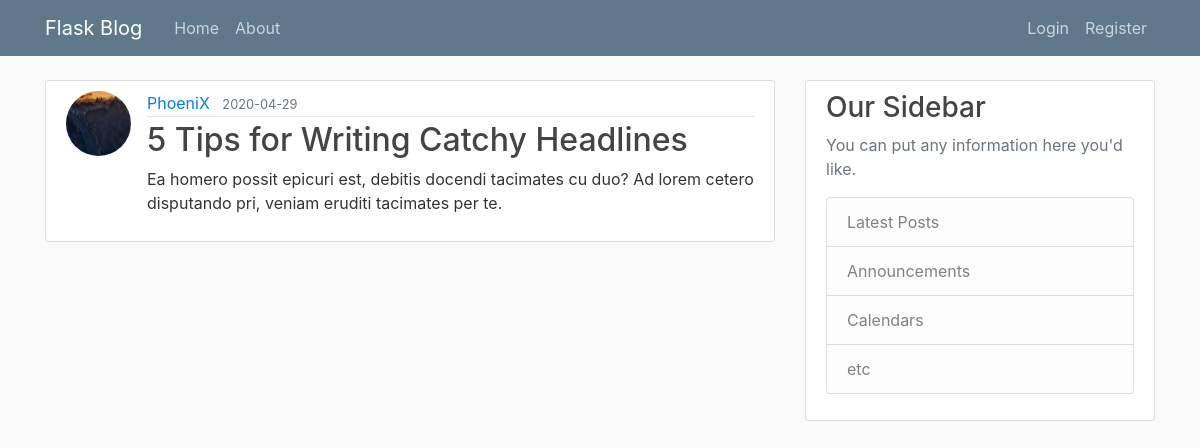
Screenshot of /post/20 with the database file from the repository.
### flask_blog/models.py (models this page shows, shortened)
class User(db.Model, UserMixin):
    id = db.Column(db.Integer, primary_key=True)
    username = db.Column(db.String, unique=True, nullable = False)
    email = db.Column(db.String, unique = True, nullable = False)
    image_file = db.Column(db.String, nullable = False, default="default.jpg")
    password = db.Column(db.String, nullable = False)
    posts = db.relationship('Post', backref="author", lazy=True)

class Post(db.Model):
    id = db.Column(db.Integer, primary_key=True)
    title = db.Column(db.String, nullable = False)
    date_posted = db.Column(db.DateTime, nullable = False, default = datetime.utcnow)
    content = db.Column(db.Text, nullable = False)
    author_id = db.Column(db.Integer, db.ForeignKey('user.id'), nullable=False)

### flask_blog/routes.py (the view)
@app.route("/post/<int:post_id>")
def post(post_id):
    post = Post.query.get_or_404(post_id)
    return render_template("post.html", post=post)

### flask_blog/templates/post.html (shortened to what this page needs)
{% extends "base.html" %}
{% block content %}
    <article class="media content-section">
        <img class="rounded-circle article-img" src="{{ url_for('static', filename='profile_pic/'+ post.author.image_file) }}" alt="">
        <div class="media-body">
            <div class="article-metadata">
            <a class="mr-2" href="#">{{ post.author.username }}</a>
            <small class="text-muted">{{ post.date_posted.strftime('%Y-%m-%d') }}</small>
            </div>
            <h2 class="article-title">{{ post.title }}</h2>
            <p class="article-content">{{ post.content }}</p>
        </div>
    </article>
{% endblock content %}

### flask_blog/static/main.css (style rules this page uses)
body { background: #fafafa; color: #333333; margin-top: 5rem; }
h1, h2, h3, h4, h5, h6 { color: #444444; }
.content-section { background: #ffffff; padding: 10px 20px; border: 1px solid #dddddd; border-radius: 3px; margin-bottom: 20px; }
.article-title { color: #444444; }
.article-content { white-space: pre-line; }
.article-img { height: 65px; width: 65px; margin-right: 16px; }
.article-metadata { padding-bottom: 1px; margin-bottom: 4px; border-bottom: 1px solid #e3e3e3 }

### rows the page displays
User: image_file (picture), author.username "PhoeniX"
Post: date_posted "2020-04-29", title "5 Tips for Writing Catchy Headlines", content "Ea homero possit epicuri est, debitis docendi tacimates cu duo? Ad lorem cetero disputando pri, veniam eruditi tacimates per te."
